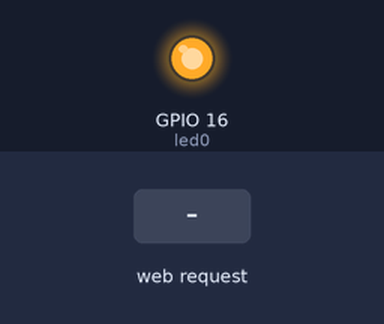
Recording of a sketch running on a simulated ESP32. On the bench: output pins drawn as LEDs (lit = HIGH). Inputs (shaded band) come from the test bench. What the sketch prints to the serial monitor is not drawn.

Above: at 0.1 s.
At 3.2 s:
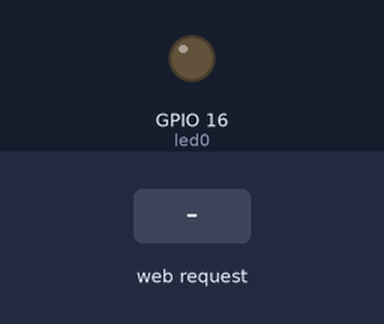
3.3 s: HTTP request GET /data/ received
Timing chart, 0 to 6.3 s (numbered marks = the images above; inputs shaded):
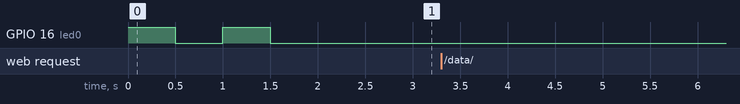

Measured:
- after the input at 3.3 s, every drawn part: stays the same

The sketch:

hand_reciev-_32.ino
```cpp
#include <WiFi.h>
#include <WebServer.h>
#include <ArduinoJson.h>


#define led0 16               //D0

DynamicJsonBuffer jsonBuffer;

const char *ssid      = "ssid";
const char *password  = "password";

int sensorValue0 = 0;

String sensor_values;

WebServer server(80);

void handleSentVar() {

  if (server.hasArg("sensor_reading"))
  {
    sensor_values = server.arg("sensor_reading");
    Serial.println(sensor_values);
  }
  JsonObject& root = jsonBuffer.parseObject(sensor_values);
  if (!root.success()) {
    Serial.println("parseObject() failed");
    return;
  }
  if (root.success())
  {
    sensorValue0          = root["sensor0_reading"].as<int>();

  }

  Serial.println(sensorValue0);

  toggle_leds();

  server.send(200, "text/html", "Data received");
}


void setup() {
  Serial.begin(115200);
  WiFi.softAP(ssid, password);
  IPAddress myIP = WiFi.softAPIP();

  pinMode(led0, OUTPUT);
  digitalWrite(led0, HIGH);
  delay(500);
  digitalWrite(led0, LOW);
  delay(500);
  digitalWrite(led0, HIGH);
  delay(500);
  digitalWrite(led0, LOW);
  delay(500);

  toggle_leds();                 //turn off all leds as all the sensor values are zero

  server.on("/data/", HTTP_GET, handleSentVar); // when the server receives a request with /data/ in the string then run the handleSentVar function
  server.begin();
}

void loop() {
  server.handleClient();
}

void toggle_leds()
{
  if (sensorValue0 == 0)  digitalWrite(led0, LOW);

  if (sensorValue0 == 1)  digitalWrite(led0, HIGH);

}
```
